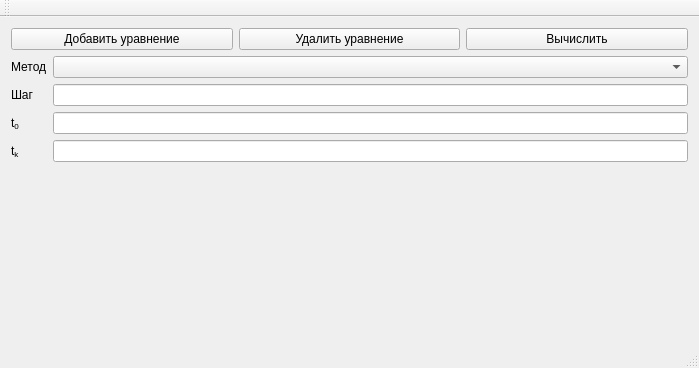
<?xml version="1.0" encoding="UTF-8"?>
<ui version="4.0">
 <class>integrationClass</class>
 <widget class="QMainWindow" name="integrationClass">
  <property name="geometry">
   <rect>
    <x>0</x>
    <y>0</y>
    <width>699</width>
    <height>368</height>
   </rect>
  </property>
  <property name="windowTitle">
   <string>Задача Коши для системы ОДУ 1-го порядка</string>
  </property>
  <widget class="QWidget" name="centralWidget">
   <layout class="QGridLayout" name="gridLayout">
    <item row="0" column="0">
     <layout class="QHBoxLayout" name="horizontalLayout_3">
      <property name="sizeConstraint">
       <enum>QLayout::SetMinimumSize</enum>
      </property>
      <item>
       <layout class="QVBoxLayout" name="verticalLayout_2">
        <property name="sizeConstraint">
         <enum>QLayout::SetMinimumSize</enum>
        </property>
        <item>
         <layout class="QHBoxLayout" name="horizontalLayout_4">
          <property name="sizeConstraint">
           <enum>QLayout::SetMinimumSize</enum>
          </property>
          <item>
           <widget class="QPushButton" name="pushButton">
            <property name="text">
             <string>Добавить уравнение</string>
            </property>
           </widget>
          </item>
          <item>
           <widget class="QPushButton" name="pushButton_2">
            <property name="text">
             <string>Удалить уравнение</string>
            </property>
           </widget>
          </item>
          <item>
           <widget class="QPushButton" name="pushButton_3">
            <property name="text">
             <string>Вычислить</string>
            </property>
           </widget>
          </item>
         </layout>
        </item>
        <item>
         <layout class="QFormLayout" name="formLayout">
          <item row="0" column="1">
           <widget class="QComboBox" name="comboBox"/>
          </item>
          <item row="1" column="1">
           <widget class="QLineEdit" name="lineEdit">
            <property name="sizePolicy">
             <sizepolicy hsizetype="Preferred" vsizetype="Fixed">
              <horstretch>0</horstretch>
              <verstretch>0</verstretch>
             </sizepolicy>
            </property>
           </widget>
          </item>
          <item row="0" column="0">
           <widget class="QLabel" name="label">
            <property name="text">
             <string>Метод</string>
            </property>
           </widget>
          </item>
          <item row="1" column="0">
           <widget class="QLabel" name="label_2">
            <property name="text">
             <string>Шаг</string>
            </property>
           </widget>
          </item>
          <item row="2" column="1">
           <widget class="QLineEdit" name="lineEdit_2">
            <property name="sizePolicy">
             <sizepolicy hsizetype="Preferred" vsizetype="Fixed">
              <horstretch>0</horstretch>
              <verstretch>0</verstretch>
             </sizepolicy>
            </property>
           </widget>
          </item>
          <item row="2" column="0">
           <widget class="QLabel" name="label_3">
            <property name="text">
             <string>t&lt;span style=&quot; vertical-align:sub;&quot;&gt;0&lt;/span&gt;</string>
            </property>
           </widget>
          </item>
          <item row="3" column="1">
           <widget class="QLineEdit" name="lineEdit_3">
            <property name="sizePolicy">
             <sizepolicy hsizetype="Preferred" vsizetype="Fixed">
              <horstretch>0</horstretch>
              <verstretch>0</verstretch>
             </sizepolicy>
            </property>
           </widget>
          </item>
          <item row="3" column="0">
           <widget class="QLabel" name="label_4">
            <property name="text">
             <string>t&lt;span style=&quot; vertical-align:sub;&quot;&gt;k&lt;/span&gt;</string>
            </property>
           </widget>
          </item>
         </layout>
        </item>
        <item>
         <widget class="QLabel" name="label_5">
          <property name="text">
           <string/>
          </property>
         </widget>
        </item>
        <item>
         <spacer name="verticalSpacer">
          <property name="orientation">
           <enum>Qt::Vertical</enum>
          </property>
          <property name="sizeHint" stdset="0">
           <size>
            <width>20</width>
            <height>40</height>
           </size>
          </property>
         </spacer>
        </item>
       </layout>
      </item>
     </layout>
    </item>
   </layout>
  </widget>
  <widget class="QMenuBar" name="menuBar">
   <property name="geometry">
    <rect>
     <x>0</x>
     <y>0</y>
     <width>699</width>
     <height>21</height>
    </rect>
   </property>
  </widget>
  <widget class="QToolBar" name="mainToolBar">
   <attribute name="toolBarArea">
    <enum>TopToolBarArea</enum>
   </attribute>
   <attribute name="toolBarBreak">
    <bool>false</bool>
   </attribute>
  </widget>
  <widget class="QStatusBar" name="statusBar"/>
 </widget>
 <layoutdefault spacing="6" margin="11"/>
 <resources>
  <include location="integration.qrc"/>
 </resources>
 <connections/>
</ui>
